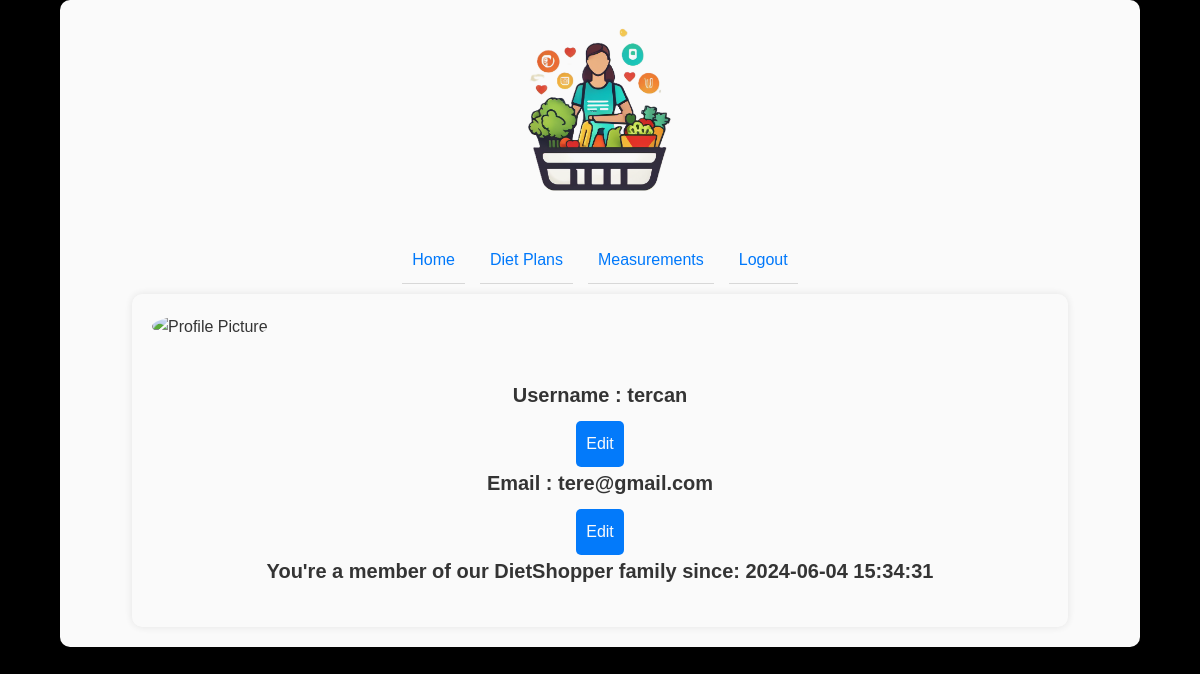
/my-profile (signed in), run on the app's committed database.
### app/models.py (models this page shows)
class Users(db.Model):
    __tablename__ = 'Users'
    user_id = db.Column(db.Integer, primary_key=True)
    username = db.Column(db.String(80), unique=True, nullable=False)
    email = db.Column(db.String(255), unique=True, nullable=False)
    password = db.Column(db.String(120), nullable=False)
    created_at = db.Column(db.DateTime, default=func.now())

### app/routes.py (the view)
@main.route("/my-profile", methods=['GET'])
@login_required
def my_profile():
    userid = session["user_id"]
    current_user = Users.query.filter_by(user_id=userid).first()
    if current_user:
        return render_template("my_profile.html", username=current_user.username, email=current_user.email, created=current_user.created_at)
    else:
        flash("User not found", "error")
        return redirect(url_for('main.index'))

### app/helpers.py (called while the page is built)
def login_required(f):
    from functools import wraps
    @wraps(f)
    def decorated_function(*args, **kwargs):
        if 'user_id' not in session:
            return redirect(url_for('main.login', next=request.url))
        return f(*args, **kwargs)
    return decorated_function

### app/templates/my_profile.html (shortened to what this page needs)
{% extends "base.html" %}
{% block content %}
    <div class="container">
        <div class="profile-header">
            <img src="{{ url_for('static', filename='profile_picture.jpg') }}" alt="Profile Picture">
        </div>
        <div class="profile-details">
            {% if username %}
                <h4> Username : {{ username }}</h4>
                <a href="{{ url_for('main.edit_profile', field='username') }}" class="edit-btn">Edit</a>
            {% endif %}
            {% if email %}
                <h4> Email : {{ email }}</h4>
                <a href="{{ url_for('main.edit_profile', field='email') }}" class="edit-btn">Edit</a>
            {% endif %}
            {% if created %}
                <h4>You're a member of our DietShopper family since: {{ created }}</h4>
            {% endif %}
        </div>
    </div>
{% endblock %}

### app/static/styles.css (style rules this page uses)
* { margin: 0; padding: 0; box-sizing: border-box; }
:root { --primary-color: #007bff; --secondary-color: #333; --bg-color: #000; --container-bg-color: #fff; --heading-color: #333; --link-hover-color: #0056b3; --success-bg: #d4edda; --success-text: #155724; --error-bg: #f8d7da; --error-text: #721c24; --padding: 20px; }
html, body { font-family: Arial, sans-serif; line-height: 1.6; background-color: var(--bg-color); color: var(--secondary-color); background-image: url('/static/background.jpg'); background-size: cover; background-repeat: no-repeat; background-position: center; }
h1, h2, h3, h4, h5, h6 { color: var(--heading-color); margin-bottom: 15px; }
h4 { font-size: 1.25em; margin-bottom: 10px;text-align: center; }
a { color: var(--primary-color); text-decoration: none; }
.container { width: 90%; max-width: 1200px; margin: 0 auto; padding: var(--padding); background-color: var(--container-bg-color); border-radius: 10px; box-shadow: 0 0 10px rgba(0, 0, 0, 0.1); opacity: 0.98; }
.profile-header img { border-radius: 50%; width: 150px; height: 150px; margin-bottom: 20px; }
.profile-details { margin-top: 20px; margin-bottom: 20px; text-align: center; }
.edit-btn { display: inline-block; width: flex; padding: 10px; background-color: var(--primary-color); color: #fff; border: none; border-radius: 5px; cursor: pointer; }

### data on the page
Users: username "tercan", email "tere@gmail.com", created_at "2024-06-04 15:34:31"
